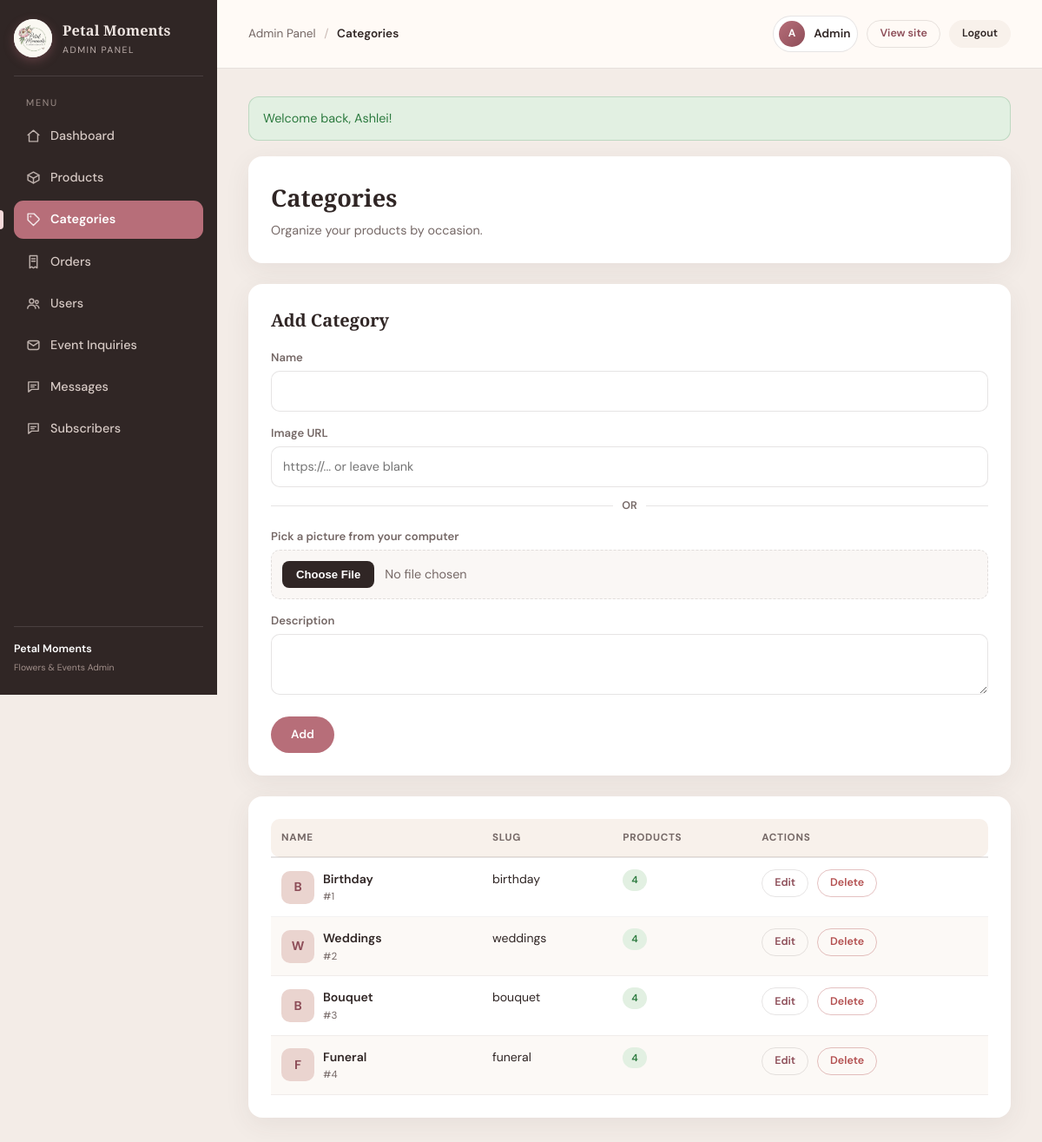
Screenshot of /admin/categories.php (signed in) with the database file from the repository.
### tables this page shows
CREATE TABLE categories (
  id          INT UNSIGNED AUTO_INCREMENT PRIMARY KEY,
  name        VARCHAR(80)  NOT NULL UNIQUE,
  slug        VARCHAR(100) NOT NULL UNIQUE,
  description TEXT         NULL,
  image       VARCHAR(255) NULL,
  is_active   TINYINT(1)   NOT NULL DEFAULT 1
);

### config/functions.php (called while the page is built, shortened)
<?php
function e($value)
{
    return htmlspecialchars((string)$value);
}
function get_flashes()
{
    $flashes = $_SESSION['flash'] ?? [];
    return $flashes;
}

### admin/categories.php (the view, shortened to what this page needs)
<?php
require_once __DIR__ . '/../config/functions.php';
$active = 'categories';
include __DIR__ . '/includes/admin_header.php';
$categories = $pdo->query("SELECT c.*, (SELECT COUNT(*) FROM products p WHERE p.category_id=c.id) AS pcount FROM categories c ORDER BY c.id")->fetchAll();
$editing = null;
?>
<div class="admin-card"><h1>Categories</h1><p>Organize your products by occasion.</p></div>
<div class="admin-card">
    <h2><?php echo $editing ? 'Edit Category' : 'Add Category'; ?></h2>
    <form method="post" action="categories.php" class="admin-form" enctype="multipart/form-data">
        <label>Name</label>
        <input type="text" name="name" value="<?php echo e($editing['name'] ?? ''); ?>" required>
        <label>Image URL</label>
        <input type="text" name="image" value="<?php echo e($editing['image'] ?? ''); ?>" placeholder="https://... or leave blank">
        <div class="or-divider">OR</div>
        <label>Pick a picture from your computer</label>
        <input type="file" name="image_file" accept="image/jpeg,image/png,image/webp,image/gif">
        <label>Description</label>
        <textarea name="description" rows="2"><?php echo e($editing['description'] ?? ''); ?></textarea>
        <div class="form-actions">
            <button type="submit" class="btn btn-primary"><?php echo $editing ? 'Save' : 'Add'; ?></button>
        </div>
    </form>
</div>
<div class="admin-card">
    <div class="table-scroll">
    <table class="admin-table">
        <thead><tr><th>Name</th><th>Slug</th><th>Products</th><th>Actions</th></tr></thead>
        <tbody>
        <?php foreach ($categories as $c): ?>
            <tr>
                <td>
                    <div class="cell-with-thumb">
                        <?php if (!empty($c['image'])): ?>
                            <img src="<?php echo e($c['image']); ?>" alt="" style="width:36px;height:36px;object-fit:cover;border-radius:8px;">
                        <?php else: ?>
                            <span class="thumb"><?php echo mb_strtoupper(mb_substr($c['name'], 0, 1)); ?></span>
                        <?php endif; ?>
                        <div>
                            <strong><?php echo e($c['name']); ?></strong>
                            <small>#<?php echo (int)$c['id']; ?></small>
                        </div>
                    </div>
                </td>
                <td><?php echo e($c['slug']); ?></td>
                <td><span class="chip chip-yes"><?php echo (int)$c['pcount']; ?></span></td>
                <td>
                    <div class="cell-actions">
                        <a class="btn btn-ghost btn-sm" href="categories.php?edit=<?php echo (int)$c['id']; ?>">Edit</a>
                        <a class="btn btn-danger btn-sm" href="categories.php?delete=<?php echo (int)$c['id']; ?>" onclick="return confirm('Delete this category?');">Delete</a>
                    </div>
                </td>
            </tr>
        <?php endforeach; ?>
        </tbody>
    </table>
    </div>
</div>
<?php include __DIR__ . '/includes/admin_footer.php'; ?>

### admin/includes/admin_header.php (shortened to what this page needs)
<?php
require_once __DIR__ . '/../../config/functions.php';
$navLabels = [
    'dashboard'   => 'Dashboard',
    'products'    => 'Products',
    'categories'  => 'Categories',
    'orders'      => 'Orders',
    'users'       => 'Users',
    'inquiries'   => 'Event Inquiries',
    'messages'    => 'Messages',
    'subscribers' => 'Subscribers',
];
$crumbLabel = $navLabels[$active ?? ''] ?? 'Admin Panel';
?>
<!DOCTYPE html>
<html lang="en">
<head>
    <link rel="stylesheet" href="admin_style.css" />
</head>
<body class="admin-body">
<div class="admin-layout">
    <aside class="admin-sidebar">
        <div class="admin-brand">
            <img src="logo.png" alt="Petal Moments logo" class="brand-logo" />
            <div>
                <strong>Petal Moments</strong>
                <small>Admin Panel</small>
            </div>
        </div>
        <div class="admin-nav-label">Menu</div>
        <nav class="admin-nav">
            <a href="index.php" class="<?php echo ($active ?? '') === 'dashboard' ? 'active' : ''; ?>">
                <svg viewBox="0 0 24 24" fill="none" stroke="currentColor" stroke-width="2" stroke-linecap="round" stroke-linejoin="round"><path d="M3 10.5 12 3l9 7.5"/><path d="M5 9.5V21h14V9.5"/></svg>
                Dashboard
            </a>
            <a href="products.php" class="<?php echo ($active ?? '') === 'products' ? 'active' : ''; ?>">
                <svg viewBox="0 0 24 24" fill="none" stroke="currentColor" stroke-width="2" stroke-linecap="round" stroke-linejoin="round"><path d="M21 8 12 3 3 8v8l9 5 9-5V8Z"/><path d="M3 8l9 5 9-5"/><path d="M12 13v8"/></svg>
                Products
            </a>
            <a href="categories.php" class="<?php echo ($active ?? '') === 'categories' ? 'active' : ''; ?>">
                <svg viewBox="0 0 24 24" fill="none" stroke="currentColor" stroke-width="2" stroke-linecap="round" stroke-linejoin="round"><path d="M20.6 13.4 12 22l-9-9V3h10l7.6 7.6a2 2 0 0 1 0 2.8Z"/><circle cx="7.5" cy="7.5" r=".5"/></svg>
                Categories
            </a>
            <a href="orders.php" class="<?php echo ($active ?? '') === 'orders' ? 'active' : ''; ?>">
                <svg viewBox="0 0 24 24" fill="none" stroke="currentColor" stroke-width="2" stroke-linecap="round" stroke-linejoin="round"><path d="M6 2h12v20l-3-2-3 2-3-2-3 2V2Z"/><path d="M9 7h6"/><path d="M9 11h6"/></svg>
                Orders
            </a>
            <a href="users.php" class="<?php echo ($active ?? '') === 'users' ? 'active' : ''; ?>">
                <svg viewBox="0 0 24 24" fill="none" stroke="currentColor" stroke-width="2" stroke-linecap="round" stroke-linejoin="round"><circle cx="9" cy="8" r="3.5"/><path d="M2.5 20c.5-3.5 3.2-5.5 6.5-5.5s6 2 6.5 5.5"/><circle cx="17.5" cy="9.5" r="2.5"/><path d="M16 14.6c2.6.3 4.5 2 5 4.9"/></svg>
                Users
            </a>
            <a href="inquiries.php" class="<?php echo ($active ?? '') === 'inquiries' ? 'active' : ''; ?>">
                <svg viewBox="0 0 24 24" fill="none" stroke="currentColor" stroke-width="2" stroke-linecap="round" stroke-linejoin="round"><rect x="3" y="5" width="18" height="14" rx="3"/><path d="m3 7 9 6 9-6"/></svg>
                Event Inquiries
            </a>
            <a href="messages.php" class="<?php echo ($active ?? '') === 'messages' ? 'active' : ''; ?>">
                <svg viewBox="0 0 24 24" fill="none" stroke="currentColor" stroke-width="2" stroke-linecap="round" stroke-linejoin="round"><path d="M4 4h16v12H9l-5 4V4Z"/><path d="M8 9h8"/><path d="M8 12h5"/></svg>
                Messages
            </a>
            <a href="subscribers.php" class="<?php echo ($active ?? '') === 'subscribers' ? 'active' : ''; ?>">
                <svg viewBox="0 0 24 24" fill="none" stroke="currentColor" stroke-width="2" stroke-linecap="round" stroke-linejoin="round"><path d="M4 4h16v12H9l-5 4V4Z"/><path d="M8 9h8"/><path d="M8 12h5"/></svg>
                Subscribers
            </a>
        </nav>
        <div class="admin-sidebar-foot">
            <span>Petal Moments</span>
            <small>Flowers &amp; Events Admin</small>
        </div>
    </aside>
    <div class="admin-content">
        <header class="admin-topbar">
            <div class="crumb">Admin Panel <span class="crumb-span">/</span> <b><?php echo e($crumbLabel); ?></b></div>
            <div class="topbar-right">
                <div class="admin-user">
                    <span class="avatar avatar-sm">A</span>
                    <span>Admin</span>
                </div>
                <a class="btn btn-ghost btn-sm" href="../index.php">View site</a>
                <a class="btn btn-light btn-sm" href="../logout.php">Logout</a>
            </div>
        </header>
        <main class="admin-main">
        <?php foreach (get_flashes() as $flashMsg): ?>
            <div class="flash-alert flash-<?php echo $flashMsg['type'] === 'error' ? 'error' : 'success'; ?>">
                <?php echo e($flashMsg['message']); ?>
            </div>
        <?php endforeach; ?>

### admin/includes/admin_footer.php (shortened to what this page needs)
</main>
    </div>
</div>
</body>
</html>

### rows the page displays
categories: name "B", name "Birthday", id "1", slug "birthday", pcount "4"
categories: name "W", name "Weddings", id "2", slug "weddings", pcount "4"
categories: name "B", name "Bouquet", id "3", slug "bouquet", pcount "4"
categories: name "F", name "Funeral", id "4", slug "funeral", pcount "4"

### other values shown
$crumbLabel "Categories"
$flashMsg['message'] "Welcome back, Ashlei!"
